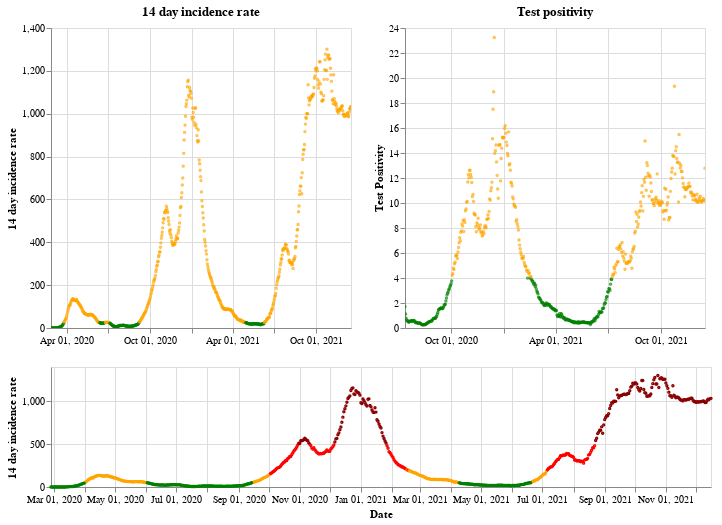

Notebook cell for this chart:
### Markdown cell above
## Wales

### Code cell
plot_traffic_light('Wales')

### Figure 1 — Vega-Lite specification as saved in the notebook (floating-point values rounded to 4 significant figures; data arrays with more than 128 entries replaced by an {"elided": "..."} marker saying what was removed)
{"config": {"view": {"continuousWidth": 400, "continuousHeight": 300}}, "vconcat": [{"hconcat": [{"mark": {"type": "point", "size": 2}, "encoding": {"color": {"condition": {"value": "green", "test": "(datum.twoWeeklyCasesRate <= 25)"}, "value": "orange"}, "tooltip": [{"type": "nominal", "field": "areaName"}, {"type": "temporal", "field": "date"}, {"type": "quantitative", "field": "twoWeeklyCasesRate"}, {"type": "quantitative", "field": "testPositivity"}], "x": {"type": "temporal", "axis": {"title": ""}, "field": "date", "scale": {"domain": {"selection": "DateBrush"}}, "timeUnit": "yearmonthdate"}, "y": {"type": "quantitative", "axis": {"title": "14 day incidence rate"}, "field": "twoWeeklyCasesRate"}}, "title": "14 day incidence rate", "width": 300}, {"mark": {"type": "point", "size": 2}, "encoding": {"color": {"condition": {"value": "green", "test": "(datum.testPositivity <= 4)"}, "value": "orange"}, "tooltip": [{"type": "nominal", "field": "areaName"}, {"type": "temporal", "field": "date"}, {"type": "quantitative", "field": "twoWeeklyCasesRate"}, {"type": "quantitative", "field": "testPositivity"}], "x": {"type": "temporal", "axis": {"title": ""}, "field": "date", "scale": {"domain": {"selection": "DateBrush"}}, "timeUnit": "yearmonthdate"}, "y": {"type": "quantitative", "axis": {"title": "Test Positivity"}, "field": "testPositivity"}}, "title": "Test positivity", "width": 300}]}, {"layer": [{"mark": {"type": "point", "size": 2}, "encoding": {"color": {"condition": {"value": "orange", "test": "(((datum.testPositivity < 4) && (datum.twoWeeklyCasesRate >= 50)) && (datum.twoWeeklyCasesRate < 200))"}, "value": "red"}, "opacity": {"condition": {"value": 1, "test": "((datum.twoWeeklyCasesRate >= 50) && (datum.twoWeeklyCasesRate < 500))"}, "value": 0}, "tooltip": [{"type": "nominal", "field": "areaName"}, {"type": "temporal", "field": "date"}, {"type": "quantitative", "field": "twoWeeklyCasesRate"}, {"type": "quantitative", "field": "testPositivity"}], "x": {"type": "temporal", "axis": {"title": "Date"}, "field": "date", "timeUnit": "yearmonthdate"}, "y": {"type": "quantitative", "axis": {"title": "14 day incidence rate"}, "field": "twoWeeklyCasesRate"}}, "selection": {"DateBrush": {"type": "interval", "encodings": ["x"], "fields": ["Time"]}}}, {"mark": {"type": "point", "size": 2}, "encoding": {"color": {"value": "darkred"}, "opacity": {"condition": {"value": 1, "test": "(datum.twoWeeklyCasesRate >= 500)"}, "value": 0}, "tooltip": [{"type": "nominal", "field": "areaName"}, {"type": "temporal", "field": "date"}, {"type": "quantitative", "field": "twoWeeklyCasesRate"}, {"type": "quantitative", "field": "testPositivity"}], "x": {"type": "temporal", "axis": {"title": "Date"}, "field": "date", "timeUnit": "yearmonthdate"}, "y": {"type": "quantitative", "axis": {"title": "14 day incidence rate"}, "field": "twoWeeklyCasesRate"}}}, {"mark": {"type": "point", "size": 2}, "encoding": {"color": {"condition": {"value": "green", "test": "((datum.testPositivity < 4) && (datum.twoWeeklyCasesRate < 50))"}, "value": "orange"}, "opacity": {"condition": {"value": 1, "test": "(datum.twoWeeklyCasesRate < 50)"}, "value": 0}, "tooltip": [{"type": "nominal", "field": "areaName"}, {"type": "temporal", "field": "date"}, {"type": "quantitative", "field": "twoWeeklyCasesRate"}, {"type": "quantitative", "field": "testPositivity"}], "x": {"type": "temporal", "axis": {"title": "Date"}, "field": "date", "timeUnit": "yearmonthdate"}, "y": {"type": "quantitative", "axis": {"title": "14 day incidence rate"}, "field": "twoWeeklyCasesRate"}}}], "height": 120, "width": 660}], "data": {"name": "data-8c5cfbed85a93e857e67fe13b1673b2f"}, "$schema": "https://vega.github.io/schema/vega-lite/v4.8.1.json", "datasets": {"data-8c5cfbed85a93e857e67fe13b1673b2f": {"elided": "659 records"}}}
